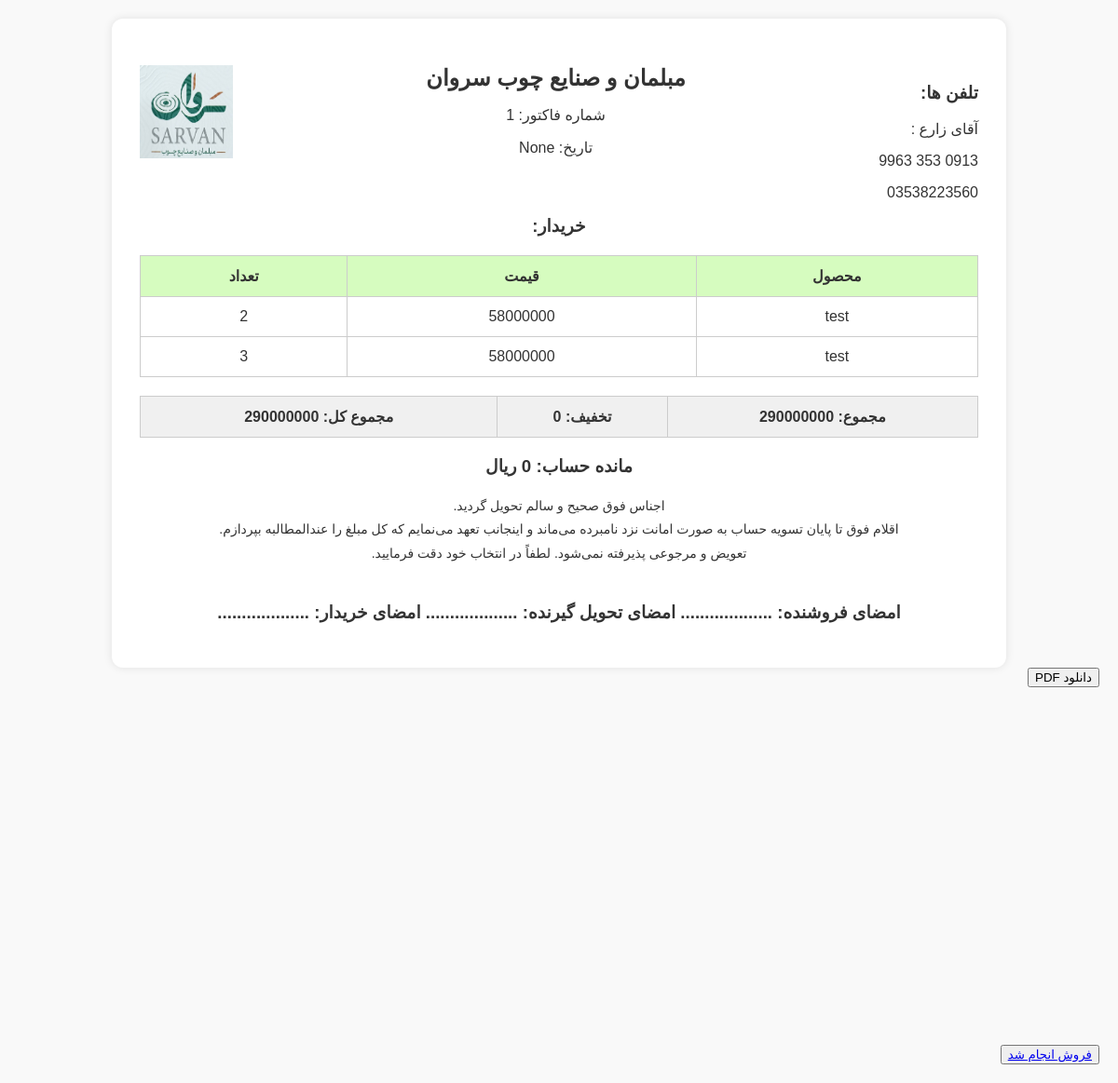
/FactorForm/sell/factor, run on an earlier commit of the app's database.
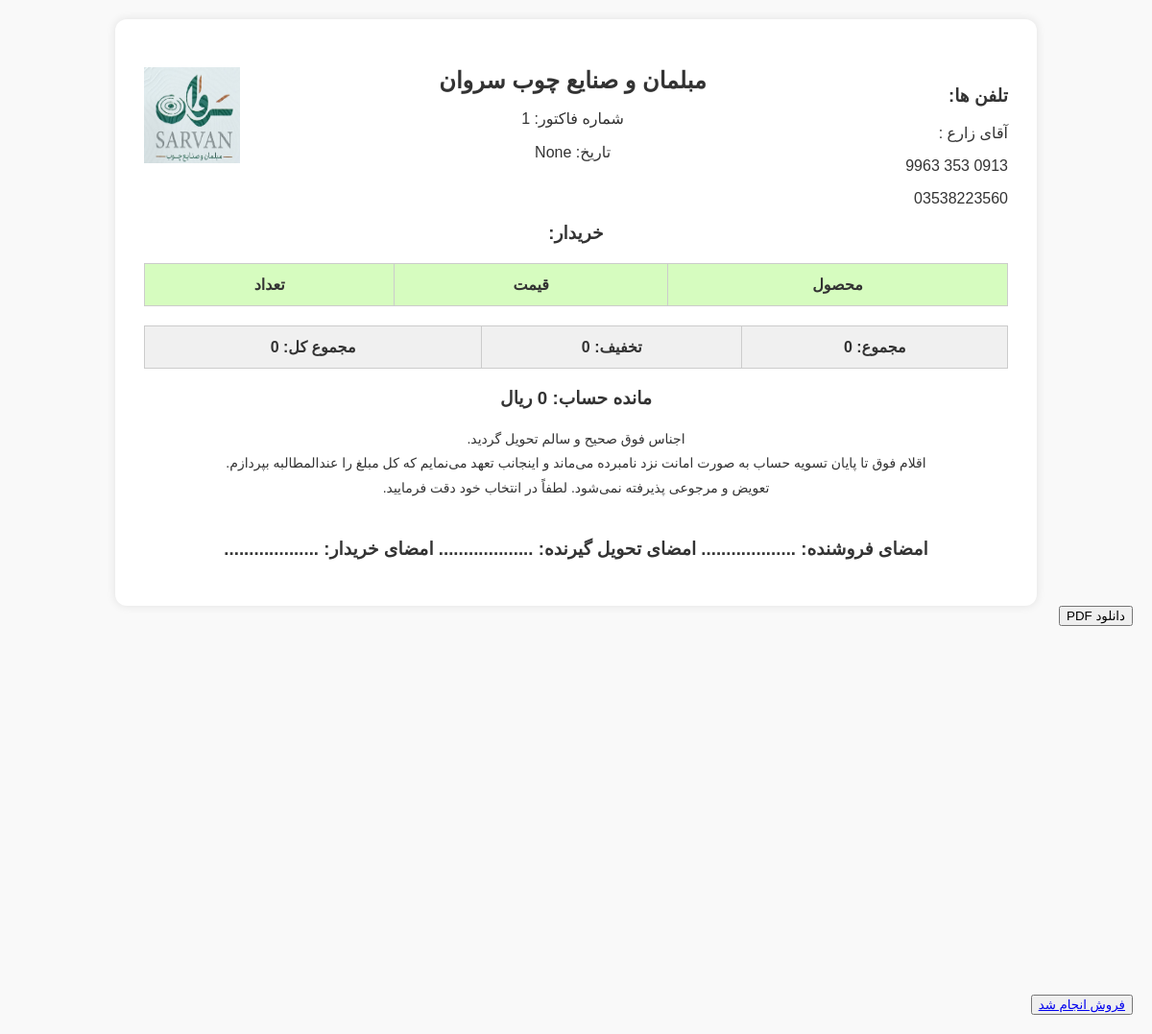
And on a later commit of the database.
### Factor/models.py (models this page shows)
class SellModel(models.Model):
    number = models.IntegerField(verbose_name='تعداد', blank=True, null=True)
    model = models.CharField(max_length=1000, verbose_name='مدل محصول', blank=True, null=True)
    price = models.IntegerField(verbose_name='قیمت محصول', blank=True, null=True)
    class Meta:
        verbose_name = 'فروش'
        verbose_name_plural = 'فروش ها'

### Factor/views.py (the view)
# urls.py: path('sell/factor', views.SellFactor, name='sellFactor'),
def SellFactor(request):
    products = SellModel.objects.all()
    buyer = ''
    sum = 0
    amount_debt = 0
    detail = None
    date = None
    off = 0
    if More.objects.all():
        detail = More.objects.all()[0].details
        off = More.objects.all()[0].off
        buyer = More.objects.all()[0].buyer
        date = More.objects.all()[0].date
    for product in products:
        sum += product.price * product.number
    try:
        amount_debt = Requests.objects.all().get(debtor=buyer).amount_of_debt
    except:
        pass
    try:
        x = int(Factors.objects.all().last().id)+1
    except:
        x = 1
    sum_all = sum - off
    context = {'pk': x, 'product_data': products, 'date': date, 'buyer': buyer, 'debt': amount_debt, 'sum': sum, 'off': off,
               'sum_all': sum_all, 'details': detail}
    return render(request, 'Factor/Sell_Factor.html', context)

### Factor/templates/Factor/Sell_Factor.html (shortened to what this page needs)
{% load static %}
<!DOCTYPE html>
<html dir="rtl" lang="fa-IR">
<head>
</head>
<body>
<div class="invoice-container" id="invoice-container">
    <div class="header">
        <img src="{% static 'Logo.jpg' %}" class="logo" alt="لوگو">
        <div class="contact-info">
            <h3>تلفن ها:</h3>
            <p>آقای زارع : </p>
            <p>0913 353 9963</p>
            <p>03538223560</p>
        </div>
        <div class="title">مبلمان و صنایع چوب سروان</div>
        <p>شماره فاکتور: {{ pk }}</p>
        <p>تاریخ: {{ date }}</p>
    </div>
    <div class="info-block">
        <h3>خریدار: {{ buyer }}</h3>
    </div>
    <table>
        <thead>
        <tr>
            <th>محصول</th>
            <th>قیمت</th>
            <th>تعداد</th>
        </tr>
        </thead>
        <tbody>
        {% for product in product_data %}
        <tr>
            <td>{{ product.model }}</td>
            <td>{{ product.price }}</td>
            <td>{{ product.number }}</td>
        </tr>
        {% endfor %}
        </tbody>
    </table>
    <table class="summary-table">
        <tr>
            <th>مجموع: {{ sum }}</th>
            <th>تخفیف: {{ off }}</th>
            <th>مجموع کل: {{ sum_all }}</th>
        </tr>
    </table>
    <h3 style="text-align: center;">مانده حساب: {{ debt }} ریال</h3>
    <div class="note">
        اجناس فوق صحیح و سالم تحویل گردید. <br>
        اقلام فوق تا پایان تسویه حساب به صورت امانت نزد نامبرده می‌ماند و اینجانب تعهد می‌نمایم که کل مبلغ را عندالمطالبه بپردازم. <br>
        تعویض و مرجوعی پذیرفته نمی‌شود. لطفاً در انتخاب خود دقت فرمایید.
    </div>
    <div class="signature">
        <h3>امضای فروشنده: ................... امضای تحویل گیرنده: ................... امضای خریدار: ...................</h3>
    </div>
</div>
<button class="btn-download" onclick="downloadPDF()">دانلود PDF</button>
    <br>
    <br>
    <br>
    <br>
    <br>
    <br>
    <br>
    <br>
    <br>
    <br>
    <br>
    <br>
    <br>
    <br>
    <br>
    <br>
    <br>
    <br>
    <button type="button" class="btn btn-primary pull-right"><a href="{% url 'EmptySellModel' %}">فروش انجام شد</a></button>
</body>
</html>

What changed in the data, as far as the page shows it:
removed SellModel: model "test", price "58000000", number "2"
removed SellModel: model "test", price "58000000", number "3"
Also different on the page:
{{ sum }}: "290000000" → "0"
{{ sum_all }}: "290000000" → "0"
